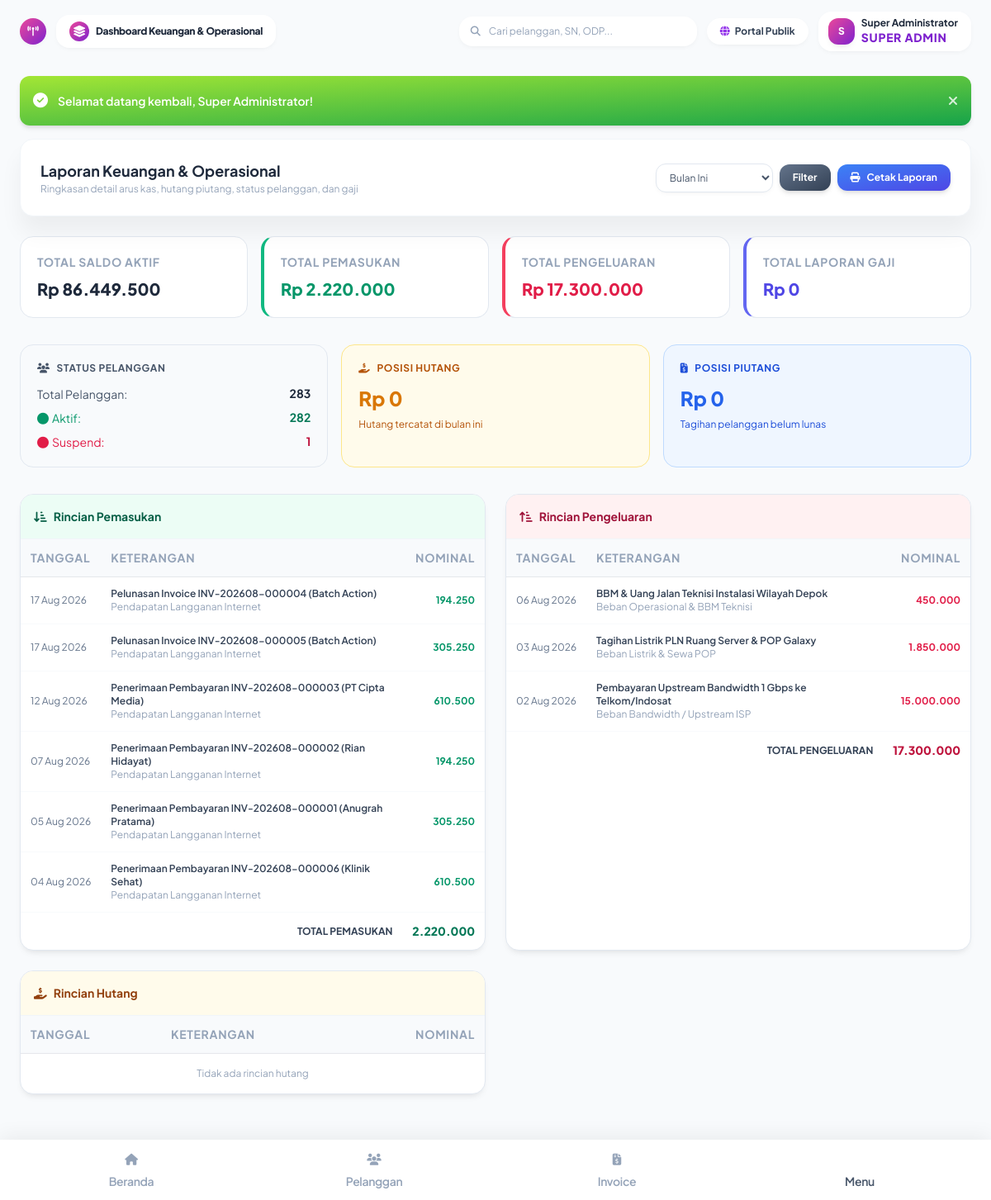
The page /index.php?page=cashflow (signed in) on the database as committed earlier.
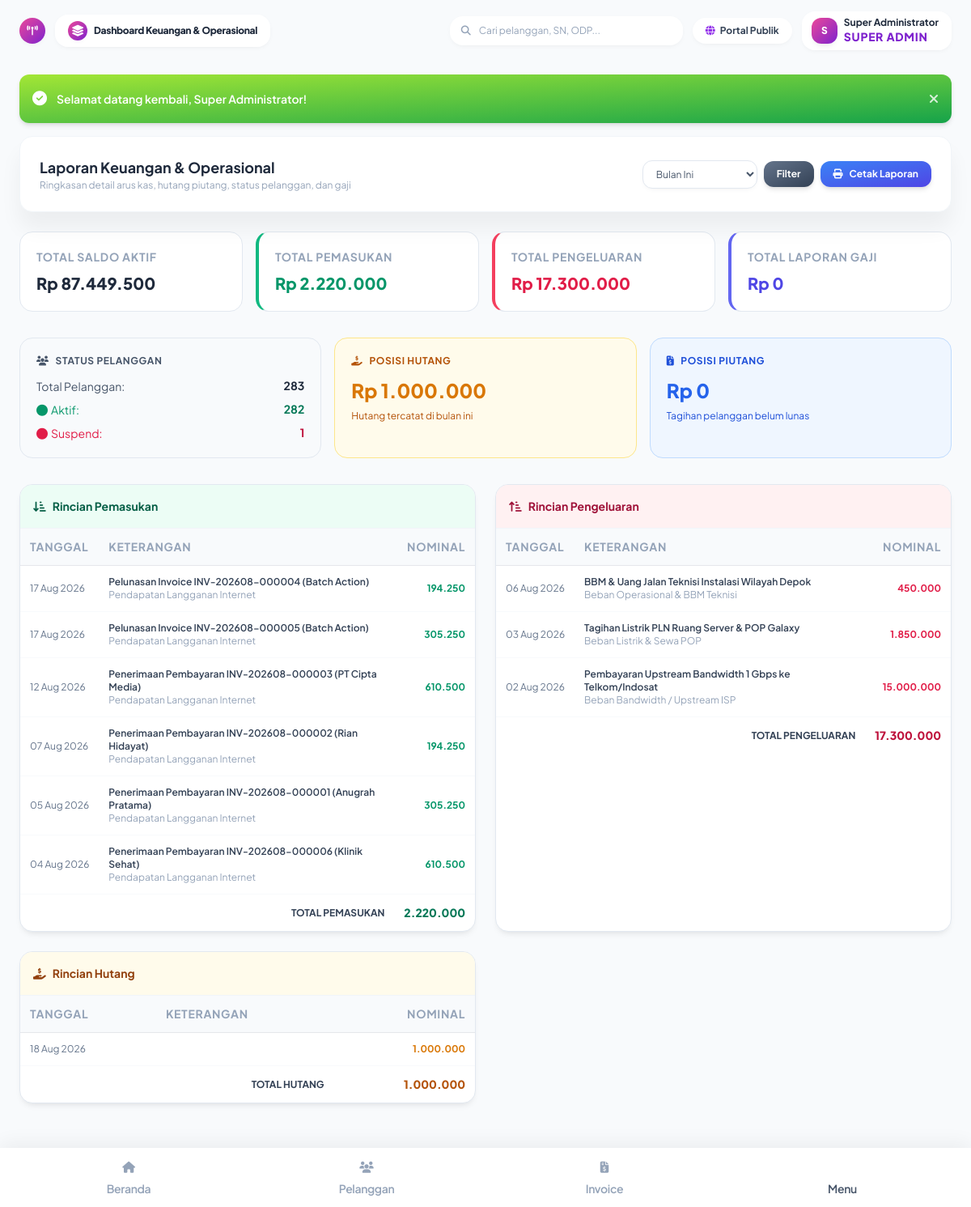
The same page on the database as committed later.
### tables this page shows
CREATE TABLE finance_transactions (
    id INTEGER PRIMARY KEY AUTOINCREMENT,
    transaction_no TEXT NOT NULL UNIQUE,
    transaction_date DATE NOT NULL,
    account_id INTEGER NOT NULL,
    category_id INTEGER NOT NULL,
    type TEXT NOT NULL, -- income, expense, transfer, adjustment
    amount INTEGER NOT NULL DEFAULT 0,
    description TEXT NOT NULL,
    reference_type TEXT, -- invoice, payroll, rab, inventory, manual
    reference_id INTEGER,
    attachment TEXT,
    created_by INTEGER,
    created_at DATETIME DEFAULT CURRENT_TIMESTAMP,
    FOREIGN KEY (account_id) REFERENCES finance_accounts(id),
    FOREIGN KEY (category_id) REFERENCES finance_categories(id),
    FOREIGN KEY (created_by) REFERENCES users(id) ON DELETE SET NULL
);

CREATE TABLE finance_categories (
    id INTEGER PRIMARY KEY AUTOINCREMENT,
    name TEXT NOT NULL,
    type TEXT NOT NULL, -- income, expense
    description TEXT,
    created_at DATETIME DEFAULT CURRENT_TIMESTAMP
);

### app/Controllers/FinanceController.php (called while the page is built, shortened)
<?php
require_once __DIR__ . '/../Helpers/Helper.php';
class FinanceController {
    public function cashflow(): void {
        $pdo = getDbConnection();
        $startDate = trim($_GET['start_date'] ?? date('Y-m-01'));
        $endDate = trim($_GET['end_date'] ?? date('Y-m-t'));
        $totalSaldo = (int)$pdo->query("SELECT SUM(current_balance) FROM finance_accounts")->fetchColumn();
        $stmtDebt = $pdo->prepare("SELECT SUM(amount) FROM finance_transactions WHERE type = 'debt' AND transaction_date BETWEEN ? AND ?");
        $stmtDebt->execute([$startDate, $endDate]);
        $totalDebt = (int)$stmtDebt->fetchColumn();
        $stmtIncDetail = $pdo->prepare("
            SELECT t.*, c.name as category_name, a.account_name
            FROM finance_transactions t
            JOIN finance_categories c ON t.category_id = c.id
            JOIN finance_accounts a ON t.account_id = a.id
            WHERE t.type = 'income' AND t.transaction_date BETWEEN ? AND ?
            ORDER BY t.transaction_date DESC
        ");
        $stmtIncDetail->execute([$startDate, $endDate]);
        $incomesDetail = $stmtIncDetail->fetchAll();
        $stmtExpDetail = $pdo->prepare("
            SELECT t.*, c.name as category_name, a.account_name
            FROM finance_transactions t
            JOIN finance_categories c ON t.category_id = c.id
            JOIN finance_accounts a ON t.account_id = a.id
            WHERE t.type = 'expense' AND t.transaction_date BETWEEN ? AND ?
            ORDER BY t.transaction_date DESC
        ");
        $stmtExpDetail->execute([$startDate, $endDate]);
        $expensesDetail = $stmtExpDetail->fetchAll();
        $stmtDebtDetail = $pdo->prepare("
            SELECT t.*, c.name as category_name, a.account_name
            FROM finance_transactions t
            JOIN finance_categories c ON t.category_id = c.id
            JOIN finance_accounts a ON t.account_id = a.id
            WHERE t.type = 'debt' AND t.transaction_date BETWEEN ? AND ?
            ORDER BY t.transaction_date DESC
        ");
        $stmtDebtDetail->execute([$startDate, $endDate]);
        $debtsDetail = $stmtDebtDetail->fetchAll();
        require __DIR__ . '/../Views/finance/cashflow.php';
        require __DIR__ . '/../Views/layouts/main.php';
    }
}

### app/Helpers/Helper.php (called while the page is built, shortened)
<?php
class Helper {
    public static function e(?string $value): string {
        return htmlspecialchars($value ?? '', ENT_QUOTES, 'UTF-8');
    }
    public static function formatRupiah(int|float $amount, bool $withSymbol = true): string {
        $formatted = number_format((float)$amount, 0, ',', '.');
        return $withSymbol ? 'Rp ' . $formatted : $formatted;
    }
}

### app/Views/finance/cashflow.php (the view, shortened to what the changed rows need)
<div class="grid grid-cols-1 sm:grid-cols-2 lg:grid-cols-4 gap-4 mb-8">
  <div class="p-5 bg-white rounded-2xl border border-slate-200">
    <div class="text-2xs font-bold uppercase tracking-wider text-slate-400 mb-2">Total Saldo Aktif</div>
    <h4 class="text-xl font-black text-slate-800"><?php echo Helper::formatRupiah($totalSaldo); ?></h4>
  </div>
</div>
<div class="grid grid-cols-1 md:grid-cols-3 gap-4 mb-8">
  <div class="p-5 bg-amber-50 rounded-2xl border border-amber-200">
    <div class="text-xs font-bold uppercase tracking-wider text-amber-700 mb-3"><i class="fa-solid fa-hand-holding-dollar mr-2"></i>Posisi Hutang</div>
    <h4 class="text-2xl font-black text-amber-600 mb-1"><?php echo Helper::formatRupiah($totalDebt); ?></h4>
    <span class="text-xs text-amber-700">Hutang tercatat di bulan ini</span>
  </div>
</div>
<div class="grid grid-cols-1 lg:grid-cols-2 gap-6 mb-8">
  <div class="bg-white rounded-2xl shadow-soft-sm border border-slate-200 overflow-hidden">
    <div class="p-0 overflow-x-auto">
      <table class="w-full text-left border-collapse">
        <thead>
          <tr class="bg-slate-50 text-slate-400 text-3xs uppercase tracking-wider">
            <th class="p-3 border-b">Tanggal</th>
            <th class="p-3 border-b">Keterangan</th>
            <th class="p-3 border-b text-right">Nominal</th>
          </tr>
        </thead>
        <tbody>
          <?php if(empty($incomesDetail)): ?>
            <tr><td colspan="3" class="p-4 text-center text-xs text-slate-400">Tidak ada data pemasukan</td></tr>
          <?php else: foreach($incomesDetail as $inc): ?>
            <tr class="border-b border-slate-50 text-xs">
              <td class="p-3 text-slate-500 whitespace-nowrap"><?php echo date('d M Y', strtotime($inc['transaction_date'])); ?></td>
              <td class="p-3 text-slate-700">
                <div class="font-semibold"><?php echo Helper::e($inc['description']); ?></div>
                <div class="text-3xs text-slate-400"><?php echo Helper::e($inc['category_name']); ?></div>
              </td>
              <td class="p-3 text-emerald-600 font-bold text-right whitespace-nowrap"><?php echo Helper::formatRupiah($inc['amount'], false); ?></td>
            </tr>
          <?php endforeach; endif; ?>
        </tbody>
      </table>
    </div>
  </div>
  <div class="bg-white rounded-2xl shadow-soft-sm border border-slate-200 overflow-hidden">
    <div class="p-0 overflow-x-auto">
      <table class="w-full text-left border-collapse">
        <thead>
          <tr class="bg-slate-50 text-slate-400 text-3xs uppercase tracking-wider">
            <th class="p-3 border-b">Tanggal</th>
            <th class="p-3 border-b">Keterangan</th>
            <th class="p-3 border-b text-right">Nominal</th>
          </tr>
        </thead>
        <tbody>
          <?php if(empty($expensesDetail)): ?>
            <tr><td colspan="3" class="p-4 text-center text-xs text-slate-400">Tidak ada data pengeluaran</td></tr>
          <?php else: foreach($expensesDetail as $exp): ?>
            <tr class="border-b border-slate-50 text-xs">
              <td class="p-3 text-slate-500 whitespace-nowrap"><?php echo date('d M Y', strtotime($exp['transaction_date'])); ?></td>
              <td class="p-3 text-slate-700">
                <div class="font-semibold"><?php echo Helper::e($exp['description']); ?></div>
                <div class="text-3xs text-slate-400"><?php echo Helper::e($exp['category_name']); ?></div>
              </td>
              <td class="p-3 text-rose-600 font-bold text-right whitespace-nowrap"><?php echo Helper::formatRupiah($exp['amount'], false); ?></td>
            </tr>
          <?php endforeach; endif; ?>
        </tbody>
      </table>
    </div>
  </div>
  <div class="bg-white rounded-2xl shadow-soft-sm border border-slate-200 overflow-hidden">
    <div class="p-0 overflow-x-auto">
      <table class="w-full text-left border-collapse">
        <thead>
          <tr class="bg-slate-50 text-slate-400 text-3xs uppercase tracking-wider">
            <th class="p-3 border-b">Tanggal</th>
            <th class="p-3 border-b">Keterangan</th>
            <th class="p-3 border-b text-right">Nominal</th>
          </tr>
        </thead>
        <tbody>
          <?php if(empty($debtsDetail)): ?>
            <tr><td colspan="3" class="p-4 text-center text-xs text-slate-400">Tidak ada rincian hutang</td></tr>
          <?php else: foreach($debtsDetail as $debt): ?>
            <tr class="border-b border-slate-50 text-xs">
              <td class="p-3 text-slate-500 whitespace-nowrap"><?php echo date('d M Y', strtotime($debt['transaction_date'])); ?></td>
              <td class="p-3 text-slate-700 font-semibold"><?php echo Helper::e($debt['description']); ?></td>
              <td class="p-3 text-amber-600 font-bold text-right whitespace-nowrap"><?php echo Helper::formatRupiah($debt['amount'], false); ?></td>
            </tr>
          <?php endforeach; endif; ?>
          <?php if (!empty($debtsDetail)): ?>
          <tr class="print-total-row">
            <td colspan="2" class="p-3 text-right text-xs font-bold text-slate-700">TOTAL HUTANG</td>
            <td class="p-3 text-right font-black text-amber-700 whitespace-nowrap"><?php echo Helper::formatRupiah(array_sum(array_column($debtsDetail, 'amount')), false); ?></td>
          </tr>
          <?php endif; ?>
        </tbody>
      </table>
    </div>
  </div>
</div>

Rows that differ between the two databases and show on the page:
added finance_transactions: transaction_date "18 Aug 2026", amount "1.000.000", shown under "Rincian Hutang"
Other text that changed with them:
Helper::formatRupiah($totalSaldo): "Rp 86.449.500" → "Rp 87.449.500"
Helper::formatRupiah($totalDebt): "Rp 0" → "Rp 1.000.000"
text no longer shown: "Tidak ada rincian hutang"
text now shown: "TOTAL HUTANG"
